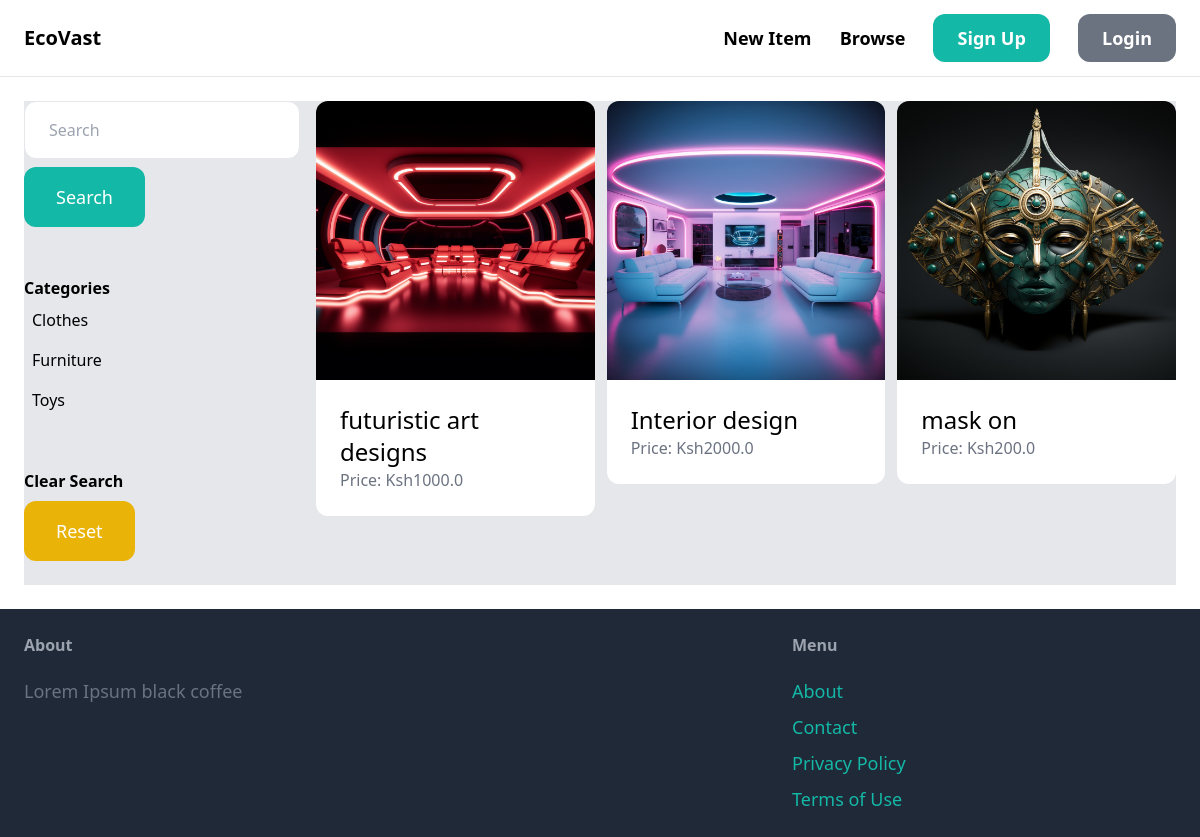
The app's page /items/ with its own data.
### item/models.py (models this page shows, shortened)
class Category(models.Model):
    name = models.CharField(max_length=255)
    class Meta:
        ordering = ('name',)
        verbose_name_plural = 'Categories'

class Item(models.Model):
    category = models.ForeignKey(Category, related_name='items', on_delete=models.CASCADE)
    name = models.CharField(max_length=255)
    description = models.TextField(blank=True, null=True)
    price = models.FloatField()
    image = models.ImageField(upload_to='item_images', blank=True, null=True)
    is_sold = models.BooleanField(default=False)
    created_by = models.ForeignKey(User, related_name='items', on_delete=models.CASCADE)
    created_at = models.DateTimeField(auto_now_add=True)

### item/views.py (the view)
# urls.py: path('', views.items, name='items'),
def items(request):
    query = request.GET.get('query', '')
    category_id = request.GET.get('category', 0)
    categories = Category.objects.all()
    items = Item.objects.filter(is_sold=False)
    if category_id:
        items = items.filter(category_id=category_id)
    if query:
        items = items.filter(Q(name__icontains=query) | Q(description__icontains=query))
    return render(request, 'item/items.html', {
        'items': items,
        'query': query,
        'categories': categories,
        'category_id': int(category_id)
    })

### item/templates/item/items.html (shortened to what this page needs)
{% extends 'core/base.html' %}
{% block content%}
    <div class="pb-6 grid grid-cols-4 gap-4 bg-gray-200">
        <div class="col-span-1">
            <form method="get" action="{% url 'item:items' %}">
                <input name="query" class="w-full py-4 px-6 border rounded-xl" type="text" value="{{ query }}" placeholder="Search">
                <button class="mt-2 py-4 px-8 text-lg bg-teal-500 text-white rounded-xl"> Search </button>
            </form>
            <hr class="my-6">
            <p class="font-semibold"> Categories </p>
            <ul>
                {% for category in categories %}
                    <li class="py-2 px-2 rounded-xl{% if category.id == category_id %} bg-gray-200 {% endif %}">
                        <a href="{% url 'item:items' %}?query={{ query }}&category={{ category.id }}">{{ category.name}}</a>
                    </li>
                {% endfor %}
            </ul>
            <hr class="my-6">
            <p class="font-semibold"> Clear Search </p>
            <ul>
                <li>
                    <a href="{% url 'item:items' %}" class="mt-2 py-4 px-8 inline-block bg-yellow-500 text-lg rounded-xl text-white">Reset</a>
                </li>
            </ul>
        </div>
        <div class="col-span-3">
            <div class="grid grid-cols-3 gap-3">
                {% for item in items%}
                <div>
                    <a href="{% url 'item:detail' item.id %}">
                        <div>
                            <img src="{{ item.image.url }}" class="rounded-t-xl">
                        </div>
                        <div class="p-6 bg-white rounded-b-xl">
                            <h2 class="text-2xl">{{ item.name }}</h2>
                            <p class="text-gray-500">Price: Ksh{{ item.price }}</p>
                        </div>
                    </a>
                </div>
            {% endfor %}
            </div>
        </div>
    </div>
{% endblock %}

### records on screen
Category: name "Clothes"
Category: name "Furniture"
Category: name "Toys"
Item: image (picture), name "futuristic art designs", price "1000.0"
Item: image (picture), name "Interior design", price "2000.0"
Item: image (picture), name "mask on", price "200.0"
